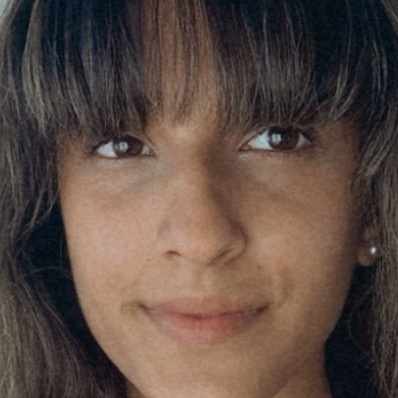
#> input picture clipped_faces/IMG_5407_face_0.jpg, 398 x 398 px; its folder holds only this picture in this run
$ python modify_images.py
#> lines starting #> are read from the running program, lines starting #| are printed output that depends on the picture
#> further down, image is the input picture: shape (398, 398, 3); mean B, G, R 67.1, 74.7, 92.1
import cv2
import os
import numpy as np

# Define functions for modifications
def pixelate_image(image, pixel_size=10):
    """Applies pixelation to the image."""
#> called with pixel_size = 20
    h, w = image.shape[:2]
#> h = 398; w = 398
    temp = cv2.resize(image, (w // pixel_size, h // pixel_size), interpolation=cv2.INTER_LINEAR)
    return cv2.resize(temp, (w, h), interpolation=cv2.INTER_NEAREST)
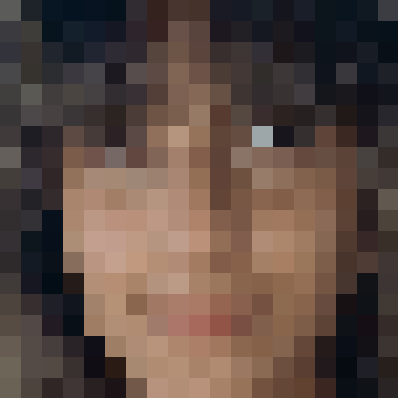
#> returned value: shape (398, 398, 3); mean of channels 0, 1, 2 66.5, 74.3, 91.9; drawn as B, G, R

def grayscale_image(image):
    """Converts the image to grayscale."""
    return cv2.cvtColor(image, cv2.COLOR_BGR2GRAY)
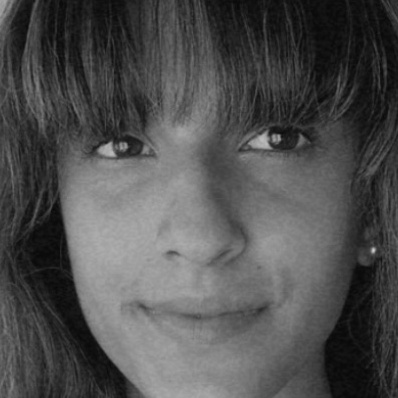
#> returned value: shape (398, 398); min 6, max 208, mean 79.1

def add_random_noise(image):
    """Adds random noise to the image."""
    noise = np.random.randint(0, 50, image.shape, dtype='uint8')
    return cv2.add(image, noise)
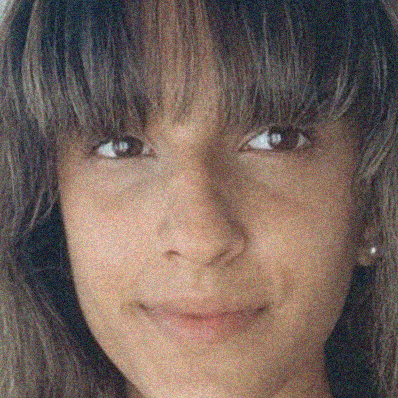
#> returned value: shape (398, 398, 3); mean of channels 0, 1, 2 91.6, 99.2, 116.6; drawn as B, G, R

# Define input and output folders
input_folder = 'clipped_faces/'  # Folder containing cropped face images
output_folder = 'altered_images/'  # Folder for saving modified images

# Ensure the output folder exists
if not os.path.exists(output_folder):
    os.makedirs(output_folder)

# Process each image in the input folder
for image_name in os.listdir(input_folder):
    image_path = os.path.join(input_folder, image_name)
    image = cv2.imread(image_path)

    if image is None:
        print(f"Error: Could not read {image_name}. Skipping...")
        continue

    # Apply modifications
    pixelated = pixelate_image(image, pixel_size=20)
    grayscale = grayscale_image(image)
    noisy = add_random_noise(image)

    # Save the modified images
    cv2.imwrite(os.path.join(output_folder, f"{os.path.splitext(image_name)[0]}_pixelated.jpg"), pixelated)
    cv2.imwrite(os.path.join(output_folder, f"{os.path.splitext(image_name)[0]}_grayscale.jpg"), grayscale)
    cv2.imwrite(os.path.join(output_folder, f"{os.path.splitext(image_name)[0]}_noisy.jpg"), noisy)

print("Image modifications completed. Check the 'altered_images/' folder.")

$ run again, on clipped_faces/IMG_5412_face_0.jpg
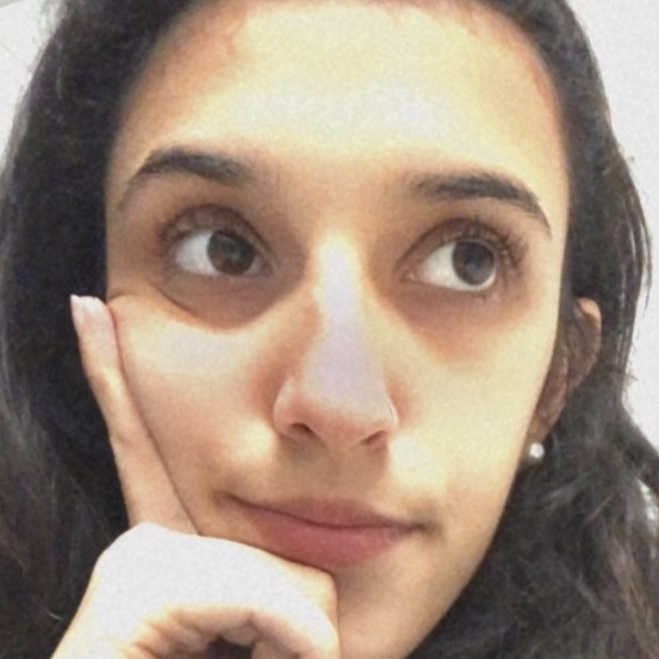
#> input picture clipped_faces/IMG_5412_face_0.jpg, 659 x 659 px
#> image is the input picture: shape (659, 659, 3); mean B, G, R 124.4, 140.9, 160.9
#> in grayscale_image, `return cv2.cvtColor(image, cv2.COLOR_BGR2GRAY)`:
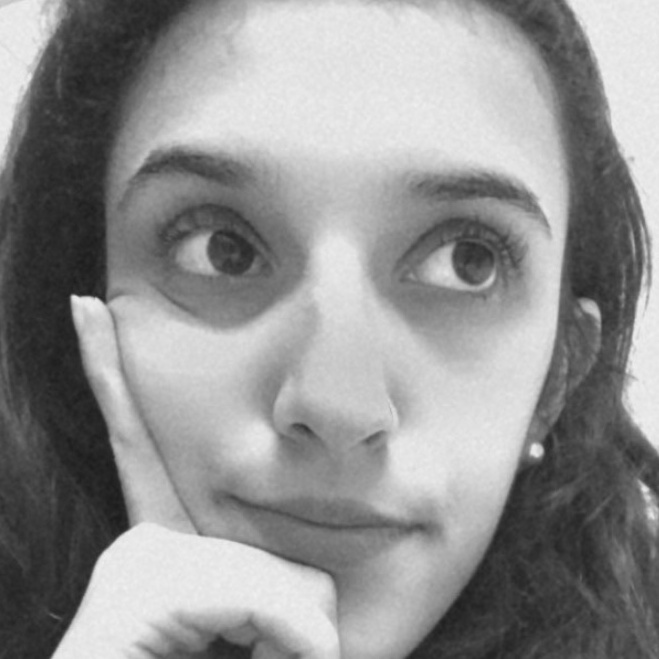
#> returned value: shape (659, 659); min 28, max 241, mean 145
#> in add_random_noise, `return cv2.add(image, noise)`:
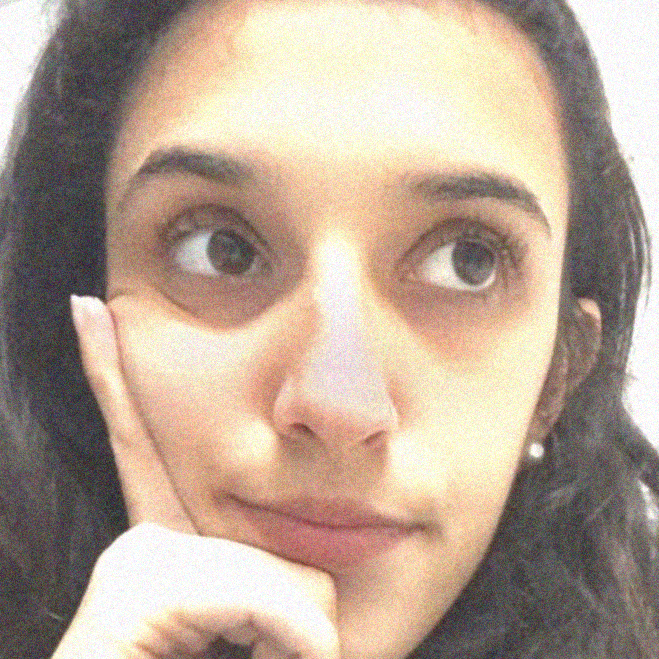
#> returned value: shape (659, 659, 3); mean of channels 0, 1, 2 148.4, 164.2, 183; drawn as B, G, R

$ run again, on clipped_faces/IMG_5414_face_0.jpg
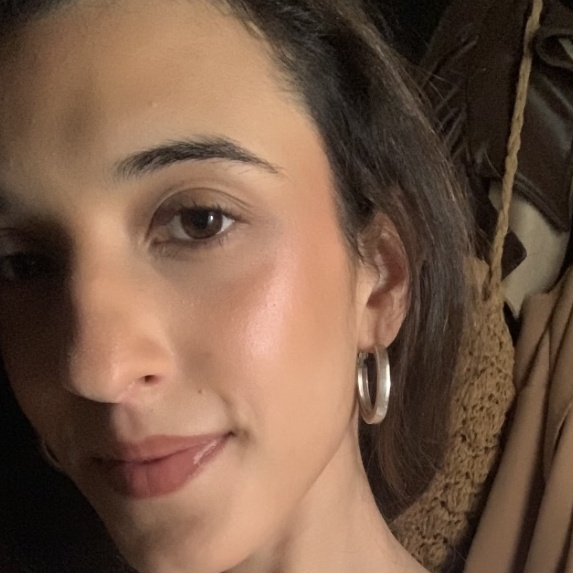
#> input picture clipped_faces/IMG_5414_face_0.jpg, 573 x 573 px
#> image is the input picture: shape (573, 573, 3); mean B, G, R 69.8, 88.6, 117.6
#> in grayscale_image, `return cv2.cvtColor(image, cv2.COLOR_BGR2GRAY)`:
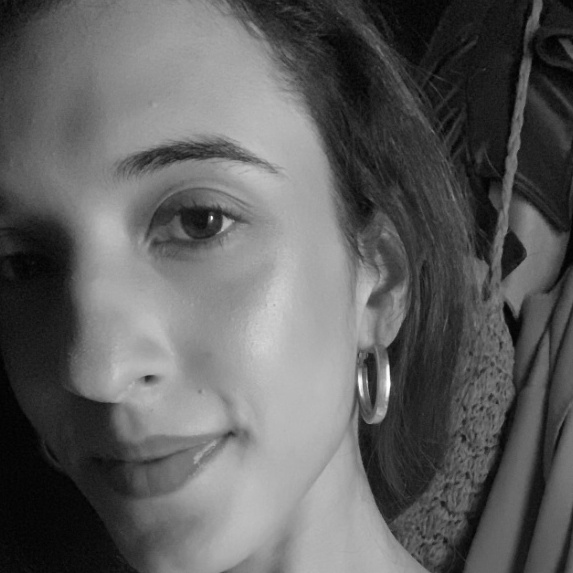
#> returned value: shape (573, 573); min 0, max 254, mean 95.2
#> in add_random_noise, `return cv2.add(image, noise)`:
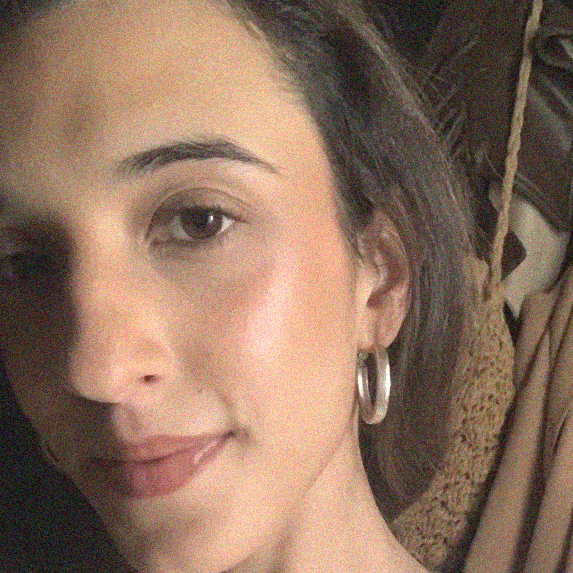
#> returned value: shape (573, 573, 3); mean of channels 0, 1, 2 94.3, 113.1, 141.8; drawn as B, G, R

$ run again, on clipped_faces/image0_face_1.jpg
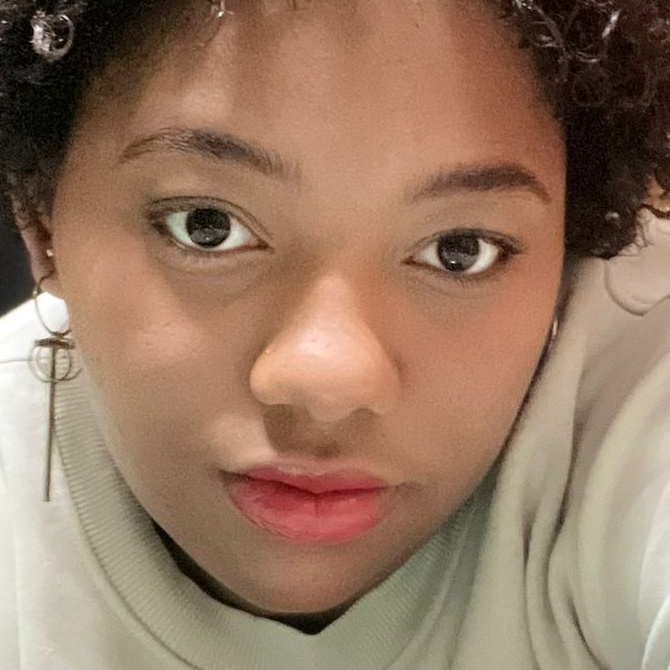
#> input picture clipped_faces/image0_face_1.jpg, 670 x 670 px
#> image is the input picture: shape (670, 670, 3); mean B, G, R 98.1, 120, 150.2
#> in grayscale_image, `return cv2.cvtColor(image, cv2.COLOR_BGR2GRAY)`:
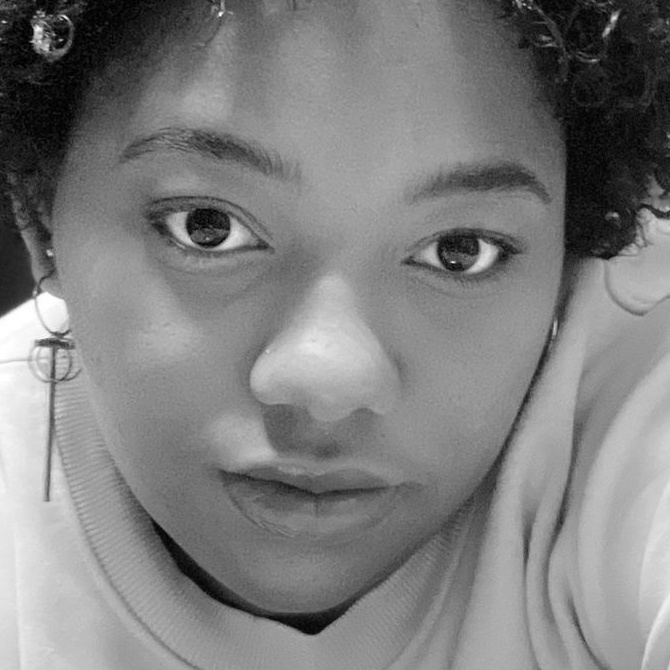
#> returned value: shape (670, 670); min 0, max 255, mean 126.5
#> in add_random_noise, `return cv2.add(image, noise)`:
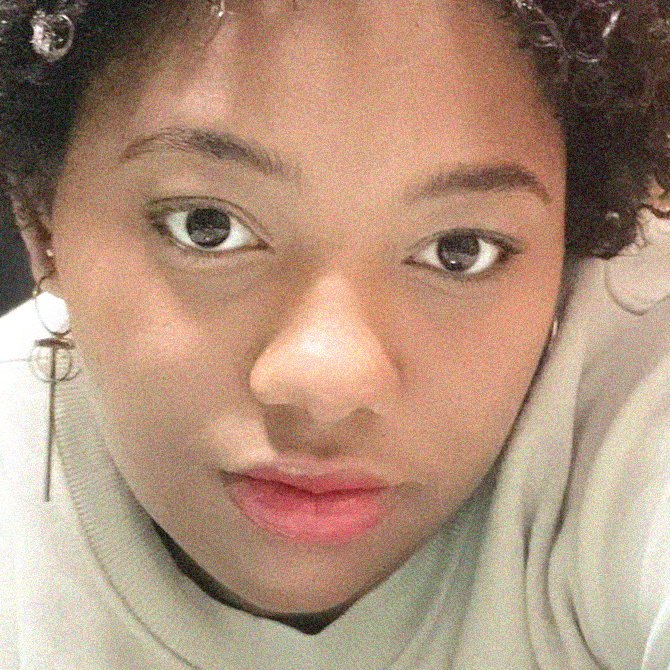
#> returned value: shape (670, 670, 3); mean of channels 0, 1, 2 122.5, 144.2, 174.2; drawn as B, G, R

$ run again, on clipped_faces/IMG_5408_face_0.jpg
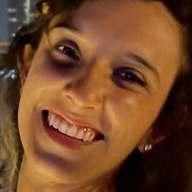
#> input picture clipped_faces/IMG_5408_face_0.jpg, 192 x 192 px
#> image is the input picture: shape (192, 192, 3); mean B, G, R 42.3, 71.9, 116
#> in grayscale_image, `return cv2.cvtColor(image, cv2.COLOR_BGR2GRAY)`:
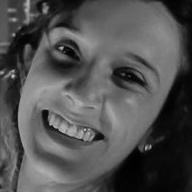
#> returned value: shape (192, 192); min 0, max 208, mean 81.7
#> in add_random_noise, `return cv2.add(image, noise)`:
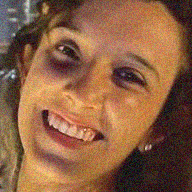
#> returned value: shape (192, 192, 3); mean of channels 0, 1, 2 66.9, 96.4, 140.4; drawn as B, G, R
